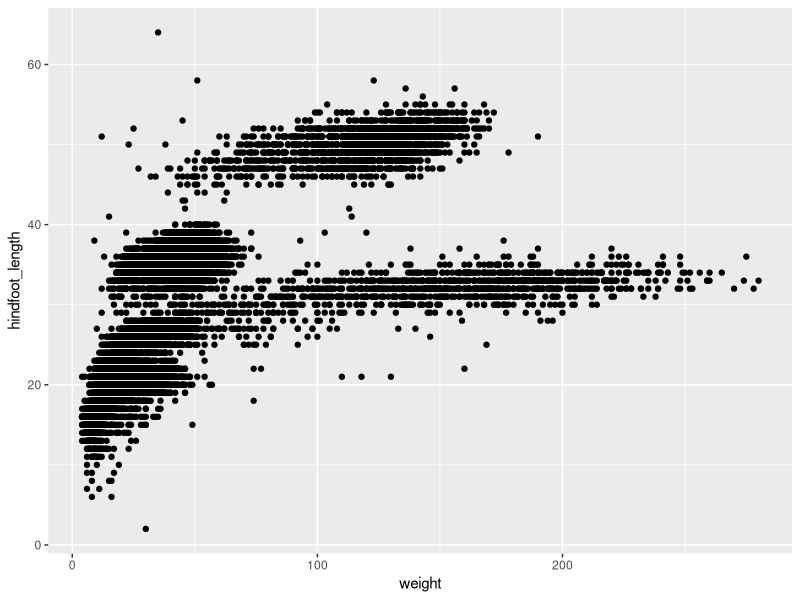
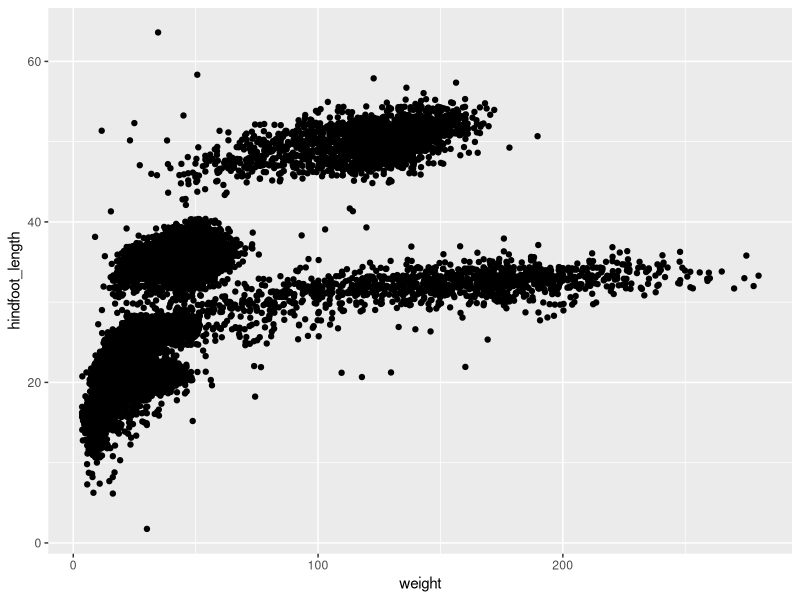
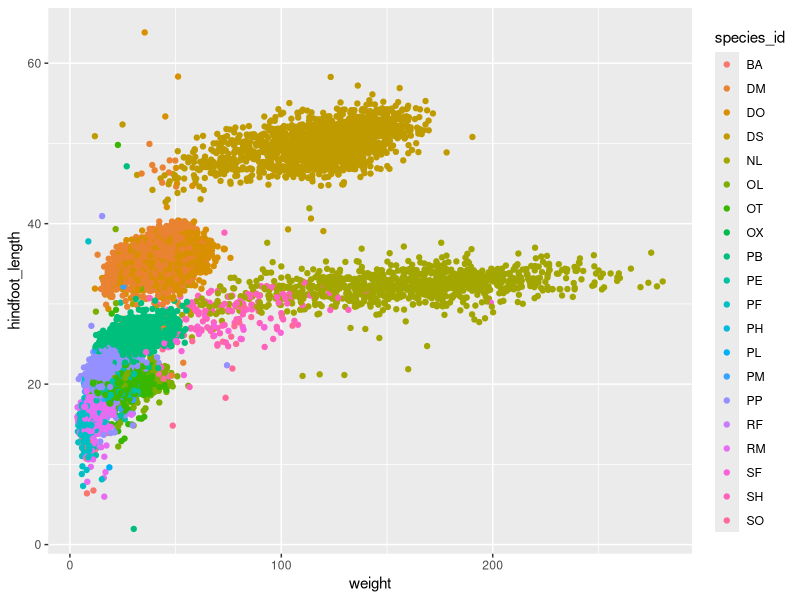
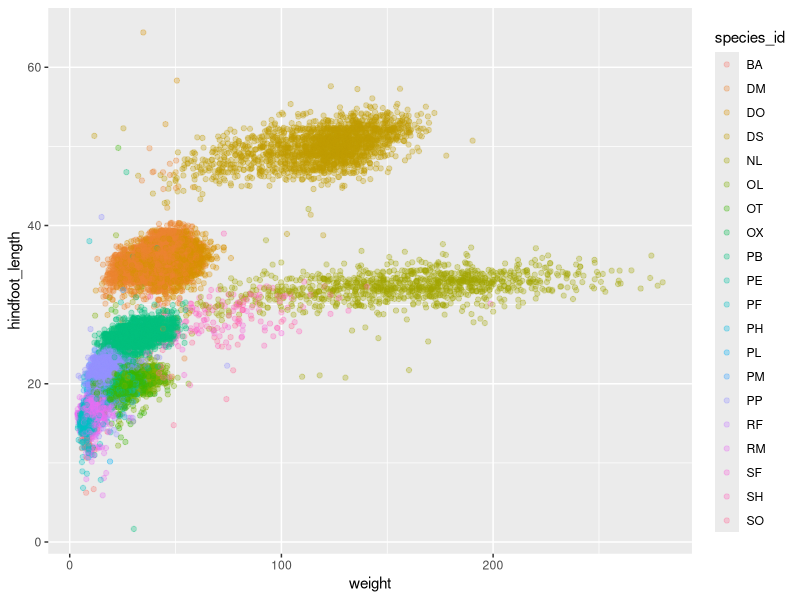
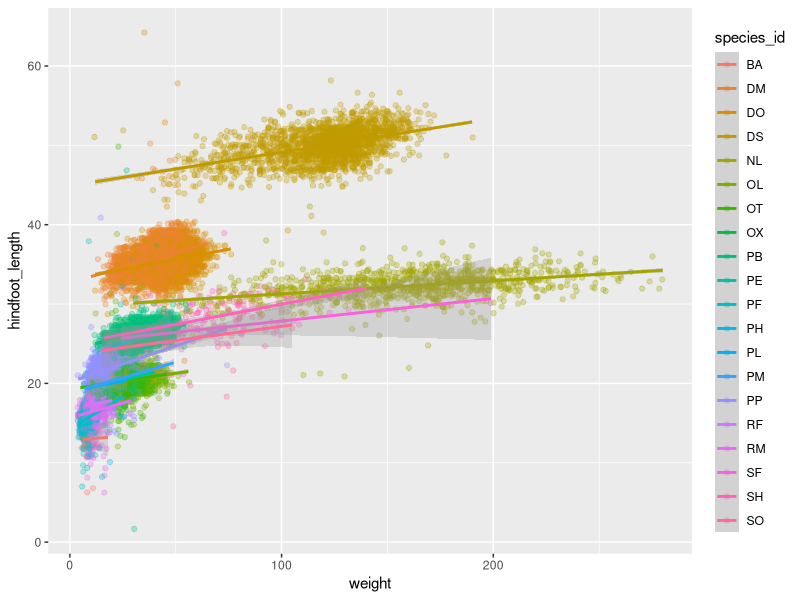
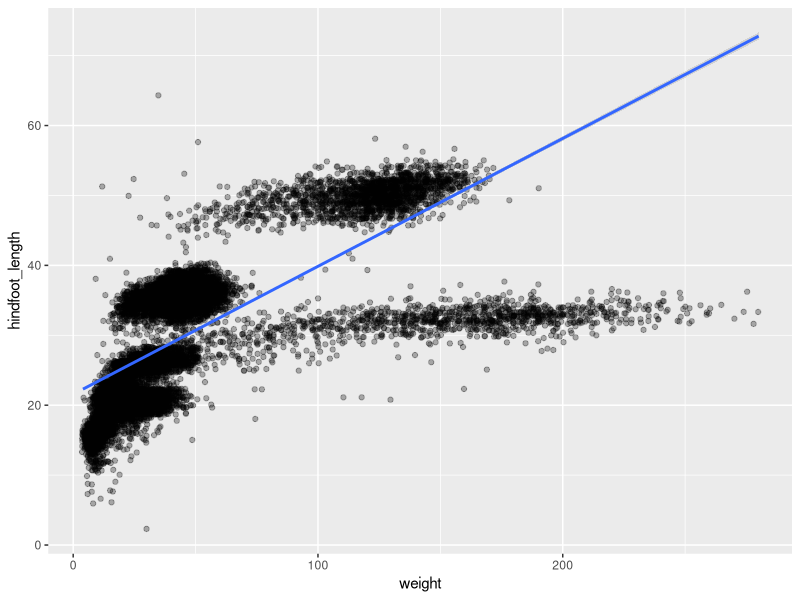
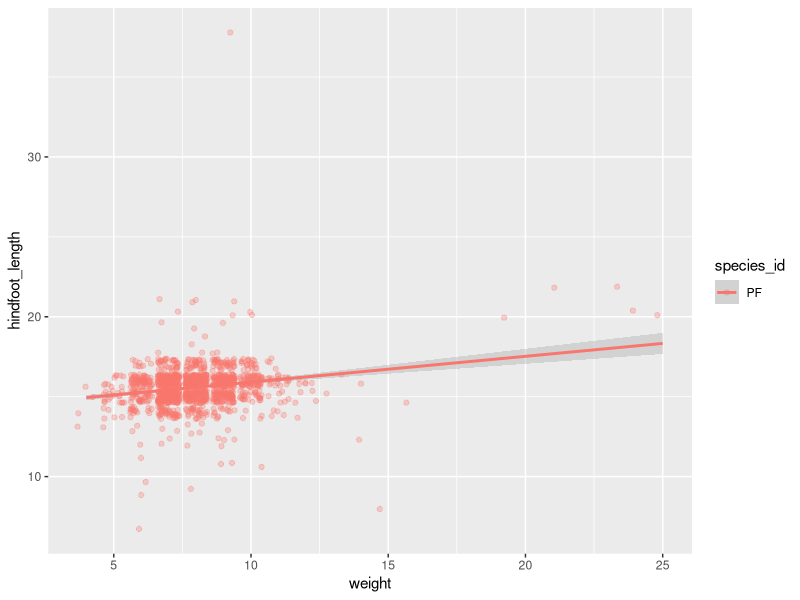
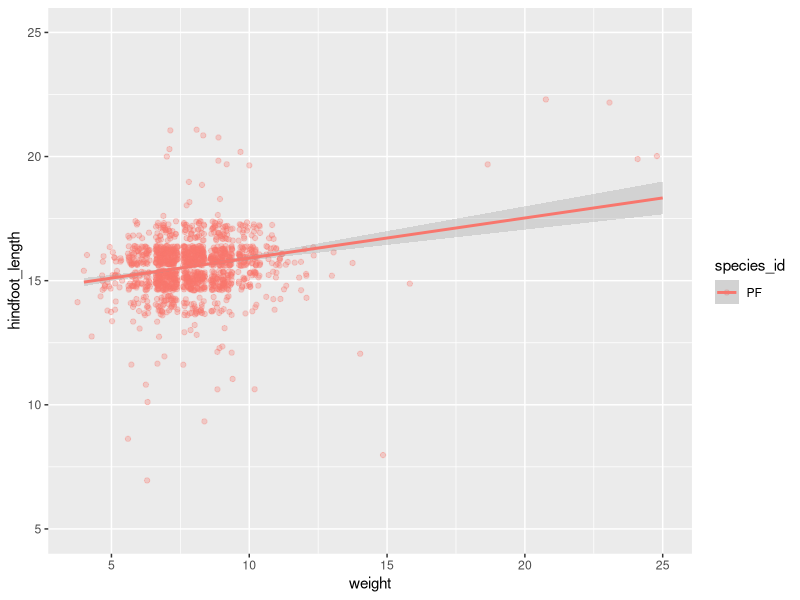

Generate these figures, in order, with R:
## ---- chunk 1
knitr::opts_chunk$set(echo = TRUE)
bio <- read.csv("surveys_complete.csv", stringsAsFactors=FALSE)
library(ggplot2)
## ---- chunk 2
summary(bio)
str(bio)
## ---- chunk 3
ggplot(bio, aes(x = weight, y = hindfoot_length)) +
  geom_point()
## ---- chunk 4
ggplot(bio, aes(weight, hindfoot_length)) +
  geom_point(position = position_jitter())
## ---- chunk 5
ggplot(bio, aes(weight, hindfoot_length, color = species_id)) +
  geom_point(position = position_jitter())
## ---- chunk 6
ggplot(bio, aes(weight, hindfoot_length, color = species_id)) +
  geom_point(alpha = 0.3, position = position_jitter())
## ---- chunk 7
ggplot(bio, aes(weight, hindfoot_length, colour = species_id)) +
  geom_point(alpha = 0.3,  position = position_jitter()) +
  geom_smooth(alpha = 0.3, method = lm)
## ---- chunk 8
ggplot(bio, aes(weight, hindfoot_length)) +
  geom_point(alpha = 0.3,  position = position_jitter()) +
  geom_smooth(alpha = 0.3, method = lm)
## ---- chunk 9
ggplot(subset(bio, species_id == "PF"), aes(weight, hindfoot_length, colour = species_id)) +
  geom_point(alpha = 0.3,  position = position_jitter()) +
  geom_smooth(alpha = 0.3, method = lm)
## ---- chunk 10
ggplot(subset(bio, species_id == "PF"), aes(weight, hindfoot_length, colour = species_id)) +
  geom_point(alpha = 0.3,  position = position_jitter()) +
  geom_smooth(alpha = 0.3, method = lm) +
  coord_cartesian(ylim = c(5,25))
## ---- chunk 11
ggplot(bio, aes(weight, hindfoot_length, colour = species_id)) +
  geom_point(alpha = 0.3,  position = position_jitter()) +
  geom_smooth(alpha = 0.3, method = lm) +
  theme_dark()
## ---- chunk 12
ggplot(bio, aes(x = species_id, y = weight)) +
  geom_boxplot()
## ---- chunk 13
ggplot(bio, aes(x = species_id, y = weight)) +
  geom_point(alpha = 0.3, color = "tomato", position = "jitter") +
  geom_boxplot(alpha = 0) +
  coord_flip()
## ---- chunk 14
ggplot(subset(bio, species_id %in% c("DO", "DM", "DS")), aes(x = species_id, y = hindfoot_length, fill=species_id)) +
  geom_jitter(shape=16, position = position_jitter(0.2)) +
  geom_violin(trim=FALSE) +
  facet_wrap(~ year, nrow=4)
## ---- chunk 15
ggplot(subset(bio, species_id %in% c("DO", "DM", "DS")), aes(x = species_id, y = hindfoot_length, fill=species_id)) +
  geom_jitter(shape=16, position = position_jitter(0.2)) +
  geom_violin(trim=FALSE) +
  facet_wrap(~ year, nrow=8)
## ---- chunk 16
ggplot(subset(bio, species_id %in% c("DO", "DM", "DS") & sex %in% c("F", "M")),
       aes(x = sex, y = weight,  color = interaction(species_id,sex))) + facet_wrap( ~ species_id) +
       geom_point(alpha = 0.3, position = "jitter") +
       geom_boxplot(alpha = 0, colour = "black")
## ---- chunk 17
ggplot(bio, aes(x = species_id, y = weight)) + geom_bar(stat = "summary", fun.y = "mean")
## ---- chunk 18
ggplot(bio, aes(x = species_id, y = hindfoot_length)) + geom_bar(stat = "summary", fun.y = "mean")
